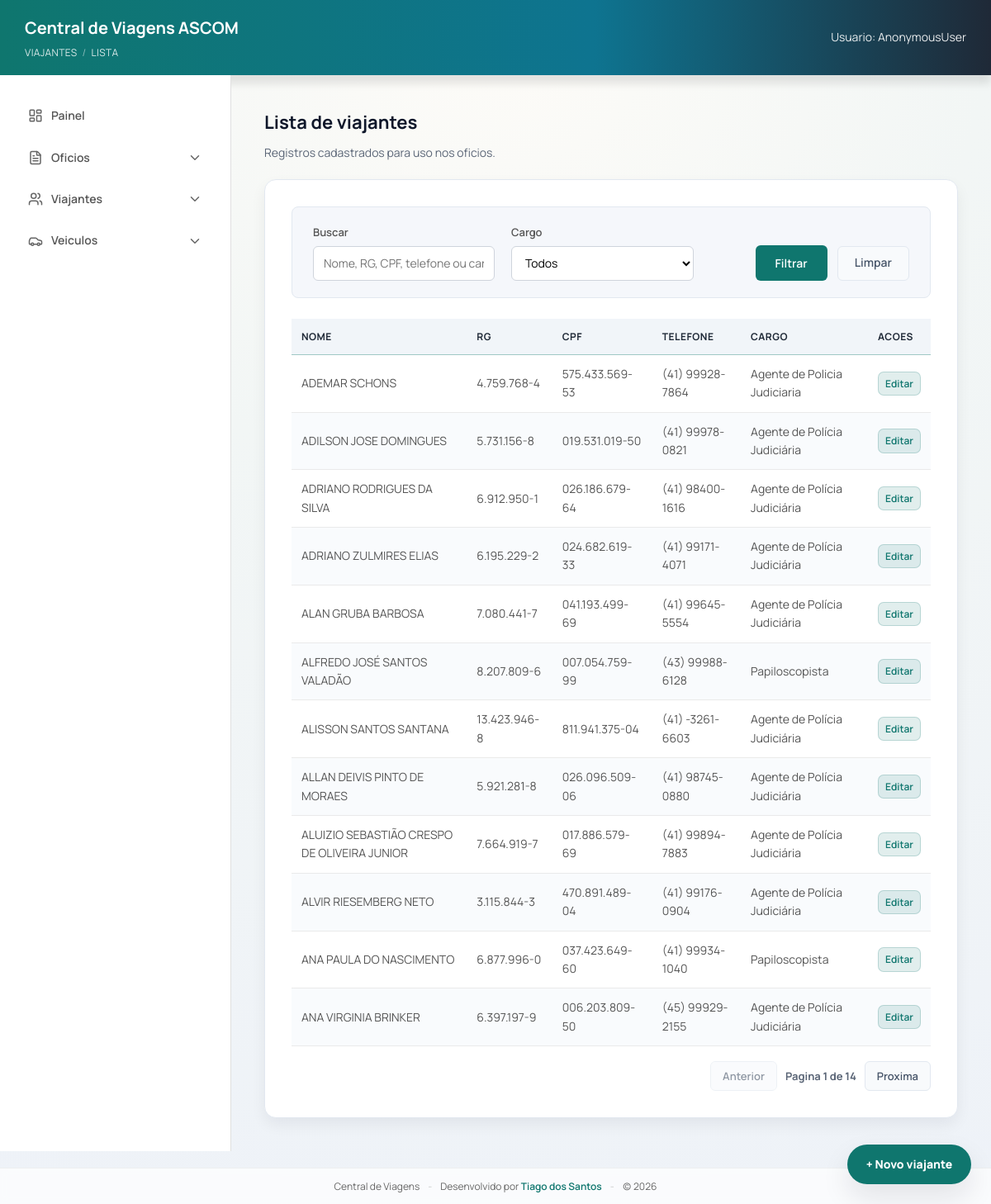
/viajantes/, run on the app's committed database.
### viagens/models.py (models this page shows, shortened)
class Viajante(models.Model):
    nome = models.CharField(max_length=200)
    rg = models.CharField(max_length=50)
    cpf = models.CharField(max_length=50)
    cargo = models.CharField(max_length=120)
    telefone = models.CharField(max_length=30, blank=True)

### viagens/views.py (the view, shortened to what this page needs)
# urls.py: path("viajantes/", views.viajantes_lista, name="viajantes_lista"),
@require_http_methods(["GET"])
def viajantes_lista(request):
    q = request.GET.get("q", "").strip()
    cargo = request.GET.get("cargo", "").strip()
    viajantes = Viajante.objects.all()
    if cargo:
        viajantes = viajantes.filter(cargo__iexact=cargo)
    viajantes = viajantes.order_by("nome")
    cargo_choices = _get_cargo_choices()
    paginator = Paginator(viajantes, 12)
    page_obj = paginator.get_page(request.GET.get("page"))
    params = request.GET.copy()
    params.pop("page", None)
    querystring = params.urlencode()
    return render(
        request,
        "viagens/viajantes_list.html",
        {
            "viajantes": page_obj,
            "page_obj": page_obj,
            "querystring": querystring,
            "q": q,
            "cargo_choices": cargo_choices,
            "cargo_selecionado": cargo,
        },
    )

### viagens/views.py (called while the page is built)
def _get_cargo_choices() -> list[str]:
    custom = getattr(settings, "CARGO_CHOICES", None)
    if custom:
        return list(custom)
    return list(DEFAULT_CARGO_CHOICES)

### viagens/templates/viagens/viajantes_list.html (shortened to what this page needs)
{% extends "viagens/base.html" %}
{% block breadcrumb %}
  Viajantes <span class="breadcrumb-sep">/</span> Lista
{% endblock %}
{% block content %}
  <h2 class="page-title">Lista de viajantes</h2>
  <p class="page-subtitle">Registros cadastrados para uso nos oficios.</p>
  <div class="list-card">
    <div class="filter-bar">
      <form method="get" class="filter-form">
        <div class="filter-left">
          <div class="filter-group">
            <label>Buscar</label>
            <input type="text" name="q" value="{{ q }}" placeholder="Nome, RG, CPF, telefone ou cargo" />
          </div>
          <div class="filter-group">
            <label>Cargo</label>
            <select name="cargo">
              <option value="">Todos</option>
            </select>
          </div>
        </div>
        <div class="filter-actions">
          <button type="submit" class="btn-primary">Filtrar</button>
          <a href="{% url 'viajantes_lista' %}" class="btn-clear">Limpar</a>
        </div>
      </form>
    </div>
    {% if viajantes %}
      <table class="table">
        <thead>
          <tr>
            <th>Nome</th>
            <th>RG</th>
            <th>CPF</th>
            <th>Telefone</th>
            <th>Cargo</th>
            <th>Acoes</th>
          </tr>
        </thead>
        <tbody>
          {% for viajante in viajantes %}
            <tr>
              <td>{{ viajante.nome }}</td>
              <td>{{ viajante.rg }}</td>
              <td>{{ viajante.cpf }}</td>
              <td>{{ viajante.telefone }}</td>
              <td>{{ viajante.cargo }}</td>
              <td>
                <a href="{% url 'viajante_editar' viajante.id %}" class="btn-edit">Editar</a>
              </td>
            </tr>
          {% endfor %}
        </tbody>
      </table>
      {% if page_obj.paginator.num_pages > 1 %}
        <div class="pagination">
          {% if page_obj.has_previous %}
            <a class="btn-clear btn-small" href="?{% if querystring %}{{ querystring }}&{% endif %}page={{ page_obj.previous_page_number }}">Anterior</a>
          {% else %}
            <span class="btn-clear btn-small is-disabled">Anterior</span>
          {% endif %}
          <span class="pagination-info">Pagina {{ page_obj.number }} de {{ page_obj.paginator.num_pages }}</span>
          {% if page_obj.has_next %}
            <a class="btn-clear btn-small" href="?{% if querystring %}{{ querystring }}&{% endif %}page={{ page_obj.next_page_number }}">Proxima</a>
          {% else %}
            <span class="btn-clear btn-small is-disabled">Proxima</span>
          {% endif %}
        </div>
      {% endif %}
    {% endif %}
  </div>
  <div class="fab-stack" aria-label="Atalhos">
    <a class="fab" href="{% url 'viajante_cadastro' %}">+ Novo viajante</a>
  </div>
{% endblock %}

### viagens/static/viagens/form.css (style rules this page uses)
:root { --brand-primary: #0f766e; --brand-primary-dark: #115e59; --brand-ink: #0f172a; --brand-muted: #5b6677; --brand-border: #e2e8f0; --brand-soft: #e6f4f1; --focus-ring: rgba(15, 118, 110, 0.22); --surface-soft: #f3f6fb; --surface-contrast: #ffffff; --radius-card: 14px; --shadow-card: 0 16px 34px rgba(15, 23, 42, 0.1); --shadow-soft: 0 8px 18px rgba(15, 23, 42, 0.06); --danger: #b91c1c; }
* { margin: 0; padding: 0; box-sizing: border-box; font-family: 'Manrope', sans-serif; }
body { background: radial-gradient(circle at top, #fefcf8 0%, #f2f6f5 38%, #eef2f8 100%); color: #0f172a; line-height: 1.6; }
.breadcrumb-sep { opacity: 0.6; }
.page-title { margin-bottom: 8px; font-size: 22px; color: var(--brand-ink); }
.page-subtitle { margin-bottom: 20px; color: var(--brand-muted); font-size: 14px; }
.card, .form-card, .list-card { background: #fff; padding: 32px; border-radius: var(--radius-card); box-shadow: var(--shadow-soft); border: 1px solid var(--brand-border); transition: transform 0.18s ease, box-shadow 0.18s ease; animation: riseIn 0.35s ease both; }
.list-card { width: 100%; }
label { display: flex; flex-direction: column; gap: 6px; font-weight: 600; color: #444; font-size: 14px; }
input, select, textarea { width: 100%; padding: 12px; border-radius: 6px; border: 1px solid #ccc; font-size: 14px; transition: border-color 0.2s ease, box-shadow 0.2s ease; background-color: #fff; }
.btn-primary, .primary { background-color: var(--brand-primary); color: #fff; border: none; padding: 12px 24px; border-radius: 6px; cursor: pointer; font-weight: 600; font-size: 14px; transition: background-color 0.2s ease; }
.btn-clear { height: 42px; padding: 0 20px; border-radius: 6px; background-color: #f8fafc; color: #475569; border: 1px solid #e2e8f0; font-weight: 600; font-size: 14px; text-decoration: none; display: inline-flex; align-items: center; justify-content: center; transition: all 0.2s ease; }
.btn-small { height: 36px; padding: 0 14px; font-size: 13px; }
.btn-edit { display: inline-flex; align-items: center; gap: 4px; padding: 4px 8px; border-radius: 7px; background-color: rgba(15, 118, 110, 0.12); color: var(--brand-primary); font-weight: 600; font-size: 12px; text-decoration: none; border: 1px solid rgba(15, 118, 110, 0.2); transition: all 0.2s ease; }
.table { width: 100%; border-collapse: collapse; margin-top: 20px; font-size: 14px; }
.table thead { background-color: #f1f5f9; border-bottom: 1px solid rgba(15, 118, 110, 0.4); }
.table th { padding: 12px; text-align: left; font-weight: 700; color: #1f2937; text-transform: uppercase; font-size: 12px; letter-spacing: 0.5px; }
.table td { padding: 12px; border-bottom: 1px solid #eaeaea; color: #555; }
.table tbody tr:nth-child(even) { background-color: #f9fbfd; }
.filter-bar { background: #f5f7fb; border: 1px solid var(--brand-border); border-radius: 8px; padding: 20px 25px; margin-bottom: 25px; }
.filter-form { display: flex; justify-content: space-between; align-items: flex-end; gap: 20px; flex-wrap: wrap; }
.filter-left { display: flex; gap: 20px; align-items: flex-end; flex-wrap: wrap; }
.filter-group { display: flex; flex-direction: column; min-width: 220px; }
.filter-group label { font-size: 13px; font-weight: 600; color: #555; margin-bottom: 6px; }
.filter-group input, .filter-group select { height: 42px; padding: 10px 12px; border-radius: 6px; border: 1px solid #cfd4dc; font-size: 14px; background-color: #fff; }
.filter-actions { display: flex; gap: 12px; align-items: flex-end; }
.fab-stack { position: fixed; right: 24px; bottom: 24px; z-index: 40; display: flex; flex-direction: column; gap: 10px; }
.fab { min-width: 150px; height: 48px; border-radius: 999px; border: none; background: var(--brand-primary); color: #fff; font-weight: 800; font-size: 14px; padding: 0 18px; cursor: pointer; box-shadow: var(--shadow-card); transition: transform 0.18s ease, background-color 0.18s ease; text-decoration: none; display: inline-flex; align-items: center; justify-content: center; }
.pagination { margin-top: 18px; display: flex; align-items: center; justify-content: flex-end; gap: 10px; flex-wrap: wrap; }
.pagination-info { font-weight: 700; color: var(--brand-muted); font-size: 13px; }
.btn-clear.is-disabled { opacity: 0.6; pointer-events: none; }

### data on the page
Viajante: nome "ADEMAR SCHONS", rg "4.759.768-4", cpf "575.433.569-53", telefone "(41) 99928-7864", cargo "Agente de Policia Judiciaria"
Viajante: nome "ADILSON JOSE DOMINGUES", rg "5.731.156-8", cpf "019.531.019-50", telefone "(41) 99978-0821", cargo "Agente de Polícia Judiciária"
Viajante: nome "ADRIANO RODRIGUES DA SILVA", rg "6.912.950-1", cpf "026.186.679-64", telefone "(41) 98400-1616", cargo "Agente de Polícia Judiciária"
Viajante: nome "ADRIANO ZULMIRES ELIAS", rg "6.195.229-2", cpf "024.682.619-33", telefone "(41) 99171-4071", cargo "Agente de Polícia Judiciária"
Viajante: nome "ALAN GRUBA BARBOSA", rg "7.080.441-7", cpf "041.193.499-69", telefone "(41) 99645-5554", cargo "Agente de Polícia Judiciária"
Viajante: nome "ALFREDO JOSÉ SANTOS VALADÃO", rg "8.207.809-6", cpf "007.054.759-99", telefone "(43) 99988-6128", cargo "Papiloscopista"
Viajante: nome "ALISSON SANTOS SANTANA", rg "13.423.946-8", cpf "811.941.375-04", telefone "(41) -3261-6603", cargo "Agente de Polícia Judiciária"
Viajante: nome "ALLAN DEIVIS PINTO DE MORAES", rg "5.921.281-8", cpf "026.096.509-06", telefone "(41) 98745-0880", cargo "Agente de Polícia Judiciária"
Viajante: nome "ALUIZIO SEBASTIÃO CRESPO DE OLIVEIRA JUNIOR", rg "7.664.919-7", cpf "017.886.579-69", telefone "(41) 99894-7883", cargo "Agente de Polícia Judiciária"
Viajante: nome "ALVIR RIESEMBERG NETO", rg "3.115.844-3", cpf "470.891.489-04", telefone "(41) 99176-0904", cargo "Agente de Polícia Judiciária"
Viajante: nome "ANA PAULA DO NASCIMENTO", rg "6.877.996-0", cpf "037.423.649-60", telefone "(41) 99934-1040", cargo "Papiloscopista"
Viajante: nome "ANA VIRGINIA BRINKER", rg "6.397.197-9", cpf "006.203.809-50", telefone "(45) 99929-2155", cargo "Agente de Polícia Judiciária"

### other printed values
{{ request.user }} "AnonymousUser"
{{ page_obj.number }} "1"
{{ page_obj.paginator.num_pages }} "14"
